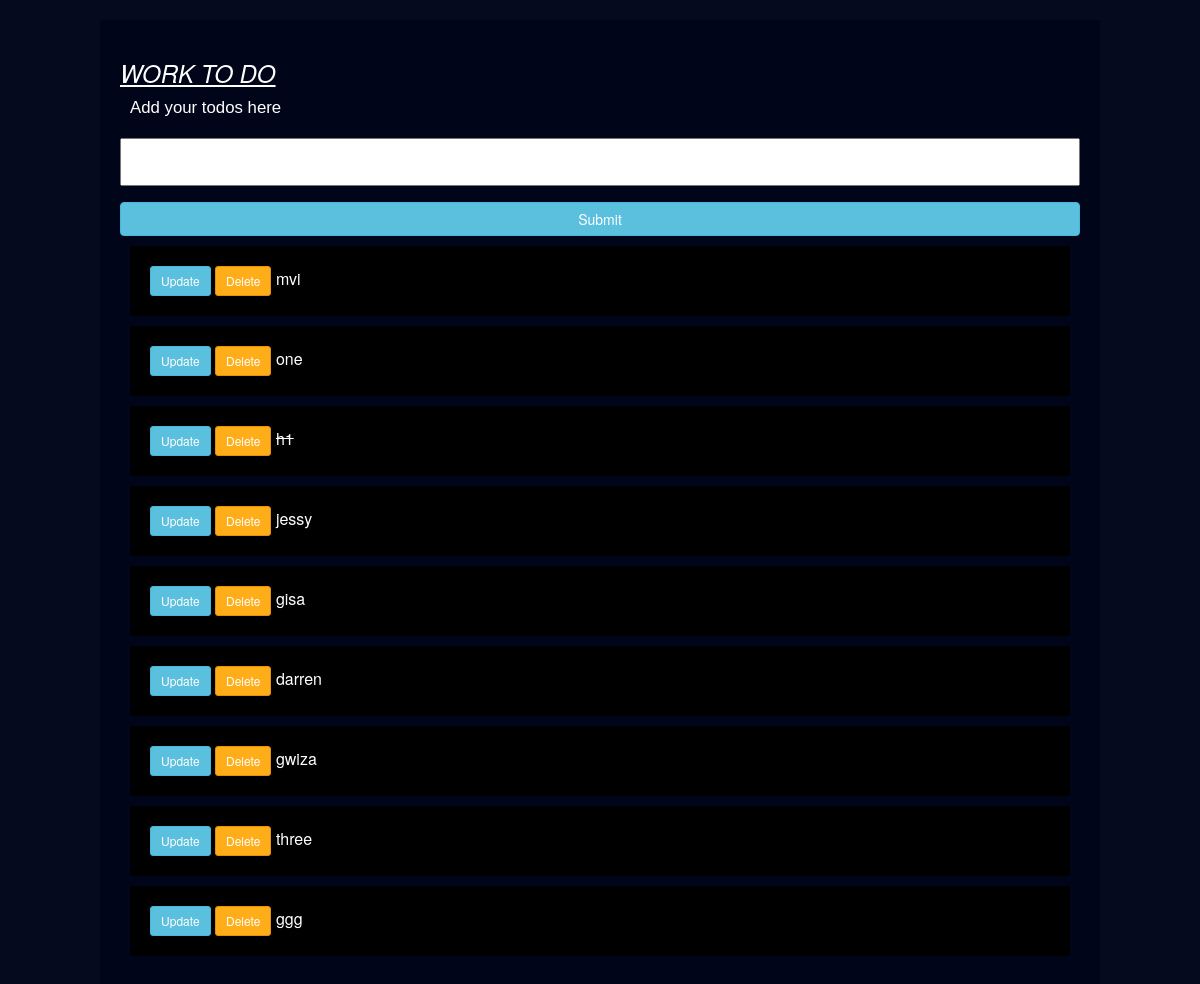
/, run on an earlier commit of the app's database.
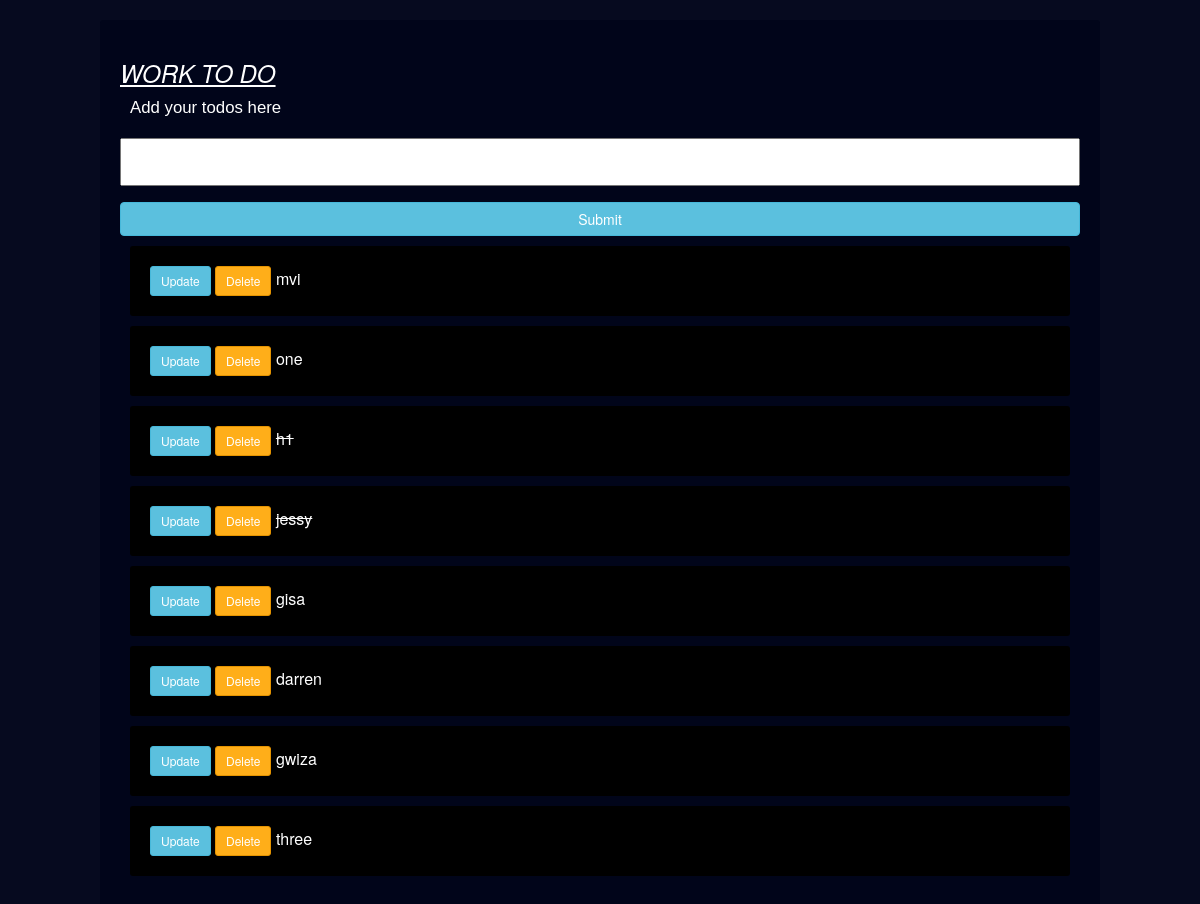
And on a later commit of the database.
### tasks/models.py (models this page shows)
class Task(models.Model):
    title = models.CharField(max_length = 200)
    complete = models.BooleanField(default=False)
    created = models.DateTimeField(auto_now_add=True)
    def __str__(self):
        return self.title

### tasks/views.py (the view)
# urls.py: path('', views.index , name="list"),
def index(request) :
    tasks = Task.objects.all()
    form = TaskForm()
    if request.method == 'POST' :
        form = TaskForm(request.POST)
        if form.is_valid():
            form.save()
        return redirect('/')
    context = {'tasks':tasks , 'form':form}
    return render(request, 'tasks/index.html', context)

### tasks/forms.py
class TaskForm(forms.ModelForm) :
    class Meta :
        model = Task
        fields = '__all__'

### tasks/templates/tasks/index.html (shortened to what this page needs)
<!DOCTYPE html>
<html lang="en">
<head>
    <link rel="stylesheet" href="http://maxcdn.bootstrapcdn.com/bootstrap/3.3.6/css/bootstrap.min.css">
</head>
<body>
    <div class="center-column">
        <h3><marquee behaviour="left"scroll amount="100"><i><u>WORK TO DO </i></u></i></marquee></h3>
        <p>Add your todos here</p>
        <form method="POST" action "/">
            {{form.title}}
            <input class="btn btn-info" type="submit"name="create Task">
        </form>
        {% for task in tasks %}
            <div class="item-row">
                <a class="btn btn-sm btn-info" href="{% url 'update_task' task.id %}">Update</a>
                <a class="btn btn-sm btn-danger" href="{% url 'delete' task.id %}">Delete</a>
                {% if task.complete == True %}
                    <strike>{{task}}</strike>
                {% else %}
                    <span>{{task}}</span>
                {% endif %}
            </div>
        {% endfor %}
    </div>
</body>
</html>

What changed in the data, as far as the page shows it:
removed Task: title "ggg"
changed Task "jessy": complete False → True (drawn)
